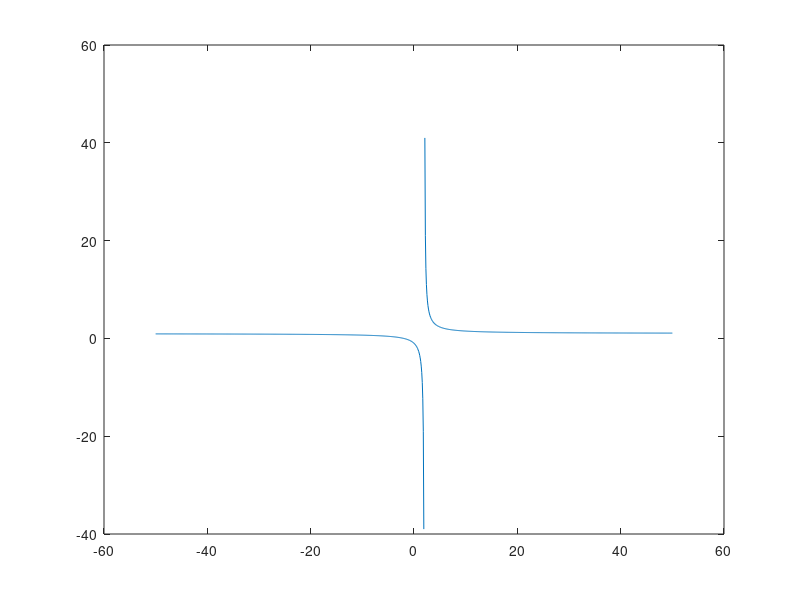

Recreate this plot in MATLAB.
% Title               :Funciones algebraicas 
% Description         :script de algebraicas: polinominales y racionales 
% Author              :Francelly Desiree Colon Sandoval 
% Date                :20211119   
% Version             :1
% Usage               :octave> /path/Act2

clear
x = -50:0.1:50

% Funcion 
fx = (x + 2) ./ (x - 2)

% Plotear funcion 
plot(x, fx)

disp("No hay valores para cero, Funcion Racional")